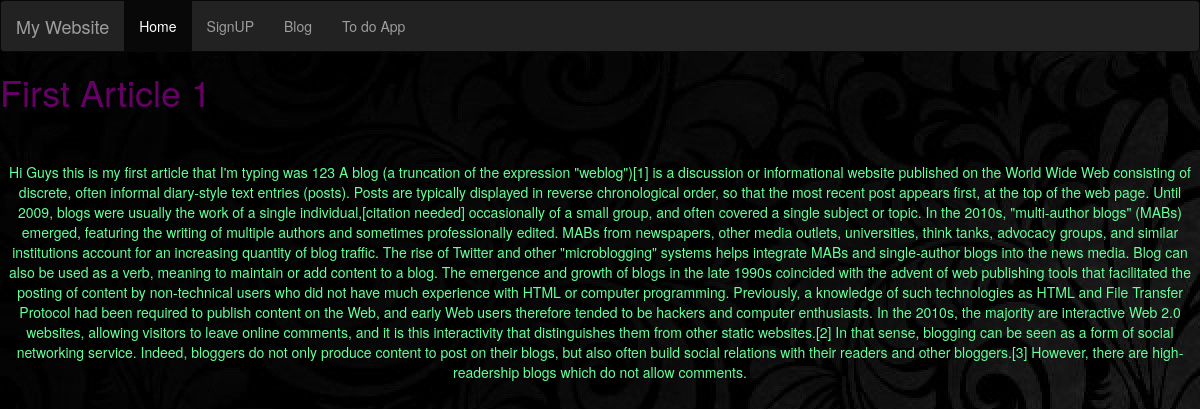
Page /blog/1/ on the committed database.
### blog/models.py (models this page shows, shortened)
class Article(models.Model):
    title = models.CharField(max_length=120)
    content = models.TextField()
    active = models.BooleanField(default=True)

### blog/views.py (the view)
# urls.py: path('<int:id>/',ArticleDetailView.as_view(),name='article-detail'),
class ArticleDetailView(DetailView):
    template_name = 'articles/article_detail.html'
    def get_object(self):
        id_ = self.kwargs.get("id")
        return get_object_or_404(Article, id=id_)

### blog/templates/articles/article_detail.html
{% extends 'base.html' %}
{% block content %}
<h1 style="color:#660066;">{{ object.title }}</h1>
<br>
<br>
<p style="color:#66ff99;" align="center">{{ object.content }}</p>
{% endblock%}

### rows in the picture
Article: title "First Article 1", content "Hi Guys this is my first article that I'm typing was 123 A blog (a truncation of the expression \"weblog\")[1] is a discussion or informational website published on the World Wide Web consisting of discrete, often informal diary-style text entries (posts). Posts are typically displayed in reverse chronological order, so that the most recent post appears first, at the top of the web page. Until 2009, blogs were usually the work of a single individual,[citation needed] occasionally of a small group, and often covered a single subject or topic. In the 2010s, \"multi-author blogs\" (MABs) emerged, featuring the writing of multiple authors and sometimes professionally edited. MABs from newspapers,…"
